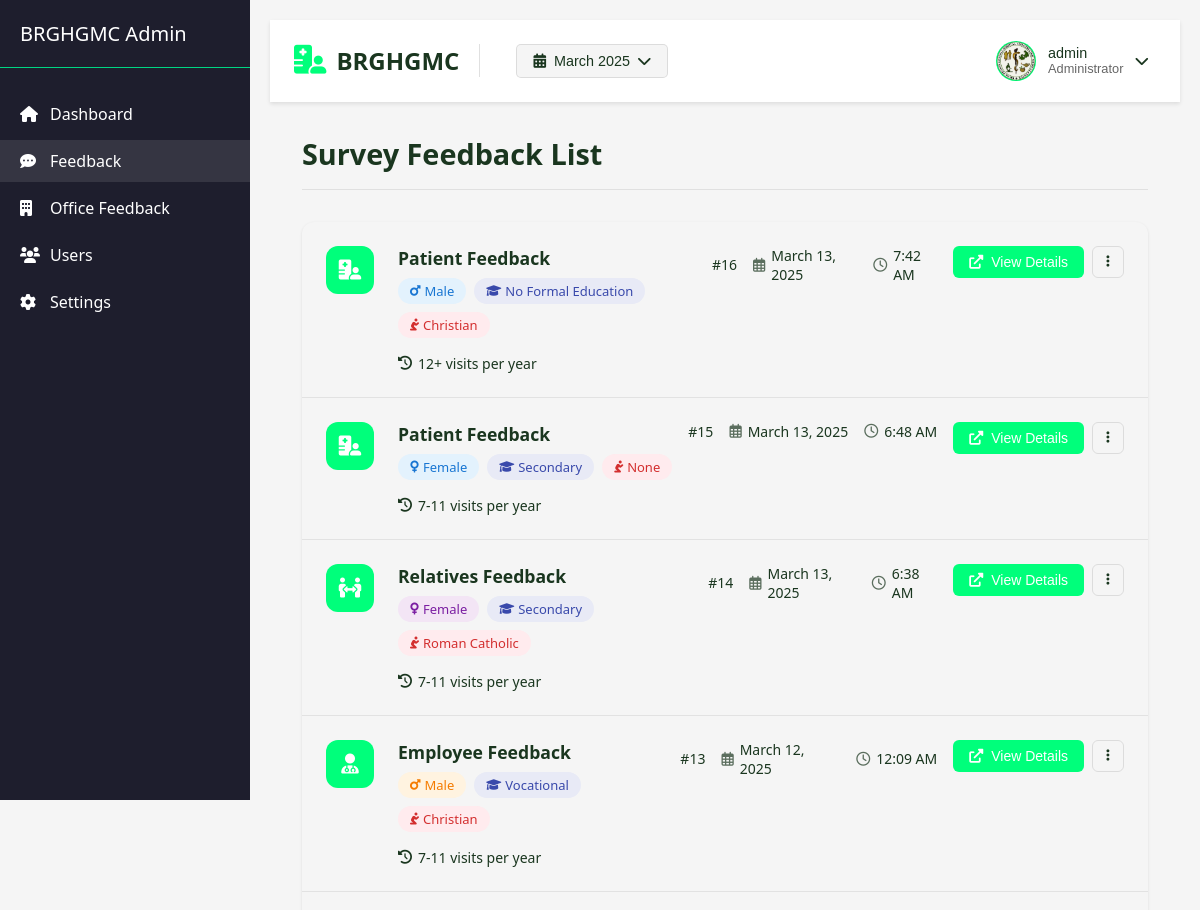
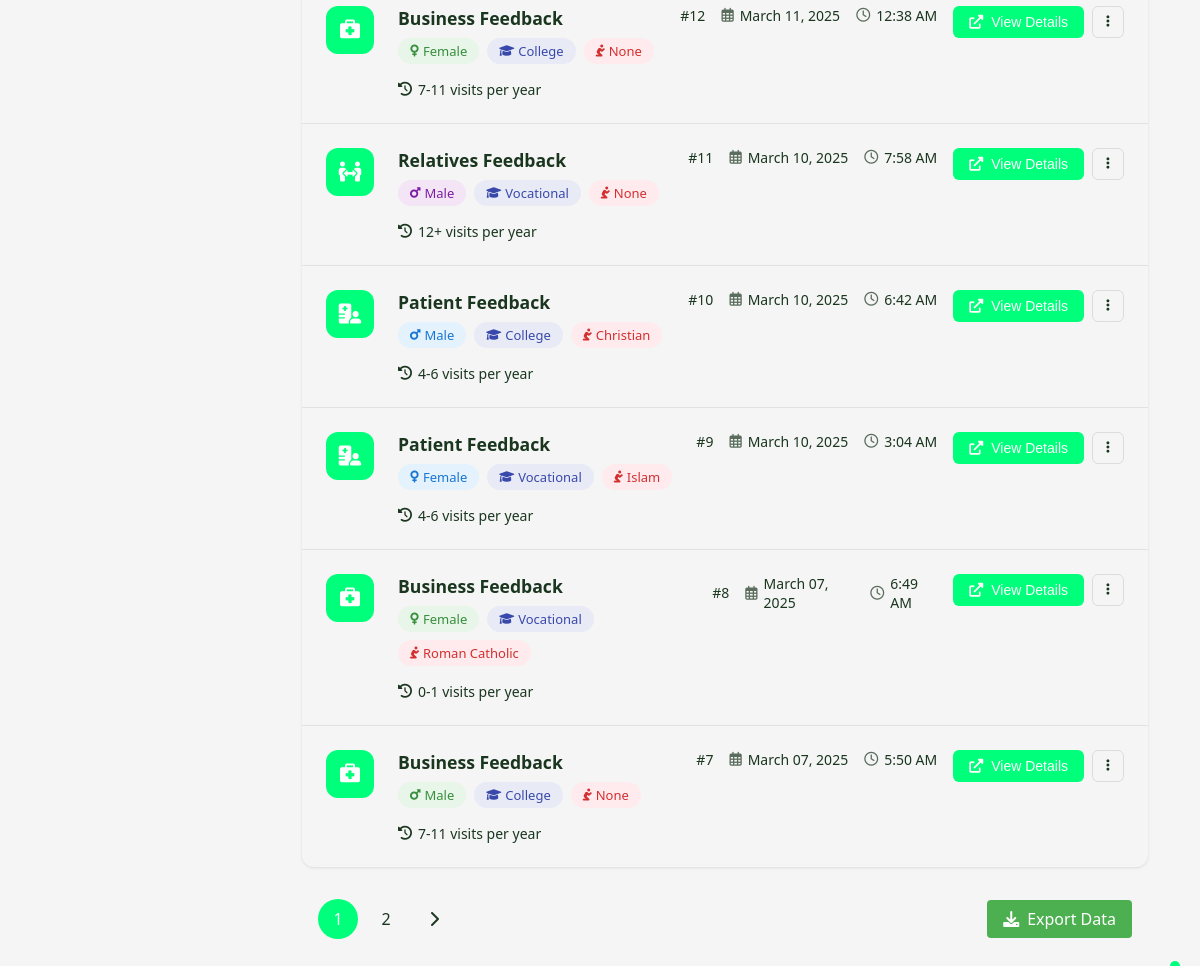
The app's page /custom-admin/admin/feedback/?month=2025-03 (signed in) with its own data (2 pictures, top to bottom).
### core/models.py (models this page shows, shortened)
class AdminAccount(models.Model):
    username = models.CharField(max_length=100, unique=True)
    password = models.CharField(max_length=255)  # Will store hashed password
    email = models.EmailField(unique=True)
    full_name = models.CharField(max_length=255)
    is_active = models.BooleanField(default=True)
    created_at = models.DateTimeField(auto_now_add=True)
    last_login = models.DateTimeField(null=True, blank=True)
    class Meta:
        verbose_name = 'Admin Account'
        verbose_name_plural = 'Admin Accounts'

class PersonalInformation(models.Model):
    SURVEY_CHOICES = [
        ('pasyente', 'Pasyente'),
        ('kasama', 'Kasama ng Pasyente'),
        ('negosyo', 'Transaksyon sa Negosyo'),
        ('empleyado', 'Empleyado'),
    ]
    GENDER_CHOICES = [
        ('babae', 'Babae'),
        ('lalaki', 'Lalaki'),
    ]
    RELIGION_CHOICES = [
        ('kristiyano', 'Kristiyano'),
        ('islam', 'Islam'),
        ('wala', 'Wala'),
        ('katoliko', 'Katoliko Romano'),
        ('ibang_relihiyon', 'Ibang Relihiyon'),
    ]
    EDUCATION_CHOICES = [
        ('elementary', 'Elementary'),
        ('secondary', 'Sekondarya'),
        ('vocational', 'Bokasyonal'),
        ('college', 'Kolehiyo'),
        ('postgrad', 'Postgraduates'),
        ('no_formal_edu', 'Walang pormal na edukasyon'),
    ]
    VISIT_FREQUENCY_CHOICES = [
        ('once', '0-1 beses sa isang taon'),
        ('four', '4-6 beses sa isang taon'),
        ('seven', '7-11 beses sa isang taon'),
        ('twelve', '12+ beses sa isang taon'),
    ]
    respondent = models.OneToOneField(Respondent, on_delete=models.CASCADE, related_name='personal_info')
    survey_answer = models.CharField(max_length=20, choices=SURVEY_CHOICES)
    gender = models.CharField(max_length=10, choices=GENDER_CHOICES)
    religion = models.CharField(max_length=20, choices=RELIGION_CHOICES)
    education = models.CharField(max_length=20, choices=EDUCATION_CHOICES)
    visit_frequency = models.CharField(max_length=10, choices=VISIT_FREQUENCY_CHOICES)

class Respondent(models.Model):
    age = models.IntegerField()
    date_submitted = models.DateTimeField(default=timezone.now)

### core/views.py (the view)
    def wrapper(request, *args, **kwargs):
        if not request.session.get('admin_id'):
            return redirect('core_admin:admin_login')
        return view_func(request, *args, **kwargs)

### core/templates/admin/feedback.html (shortened to what this page needs)
{% load static %}
<!DOCTYPE html>
<html lang="en">
<head>
    <link rel="stylesheet" href="{% static 'css/admin/dashboard.css' %}">
    <link rel="stylesheet" href="{% static 'css/admin/feedback.css' %}">
    <link rel="stylesheet" href="https://cdnjs.cloudflare.com/ajax/libs/font-awesome/6.0.0/css/all.min.css">
</head>
<body>
    <div class="dashboard-container">
        <div class="sidebar">
            <div class="sidebar-header">
                <h2>BRGHGMC Admin</h2>
            </div>
            <nav class="sidebar-nav">
                <ul>
                    <li>
                        <a href="{% url 'core:admin_dashboard' %}"><i class="fas fa-home"></i> Dashboard</a>
                    </li>
                    <li class="active">
                        <a href="{% url 'core:admin_feedback' %}"><i class="fas fa-comment-dots"></i> Feedback</a>
                    </li>
                    <li>
                        <a href="#"><i class="fas fa-building"></i> Office Feedback</a>
                    </li>
                    <li>
                        <a href="#"><i class="fas fa-users"></i> Users</a>
                    </li>
                    <li>
                        <a href="#"><i class="fas fa-cog"></i> Settings</a>
                    </li>
                </ul>
            </nav>
        </div>
        <div class="main-content">
            <header class="top-nav">
                <div class="nav-left">
                    <div class="logo-section">
                        <i class="fas fa-hospital-user"></i>
                        <span>BRGHGMC</span>
                    </div>
                    <div class="month-filter">
                        <button class="month-dropdown-toggle">
                            <i class="fas fa-calendar-alt"></i>
                            <span>{{ selected_month }}</span>
                            <i class="fas fa-chevron-down"></i>
                        </button>
                    </div>
                </div>
                <div class="nav-right">
                    <div class="user-menu">
                        <div class="dropdown">
                            <button class="dropdown-toggle">
                                <div class="user-avatar">
                                    <img src="{% static 'images/logo.png' %}" alt="BRGHGMC Logo">
                                </div>
                                <div class="user-info">
                                    <span class="user-name">{{ request.session.admin_username }}</span>
                                    <span class="user-role">Administrator</span>
                                </div>
                                <i class="fas fa-chevron-down"></i>
                            </button>
                        </div>
                    </div>
                </div>
            </header>
            <div class="feedback-content">
                <div class="content-header">
                    <h1>Survey Feedback List</h1>
                </div>
                <div class="feedback-list">
                    {% for feedback in feedbacks %}
                        <div class="feedback-item {% if feedback.is_new %}new-feedback{% endif %}">
                            <div class="feedback-icon">
                                {% if feedback.survey_answer == 'pasyente' %}
                                    <i class="fas fa-hospital-user"></i>
                                {% elif feedback.survey_answer == 'kasama' %}
                                    <i class="fas fa-people-arrows"></i>
                                {% elif feedback.survey_answer == 'negosyo' %}
                                    <i class="fas fa-briefcase-medical"></i>
                                {% else %}
                                    <i class="fas fa-user-doctor"></i>
                                {% endif %}
                            </div>
                            <div class="feedback-content-wrapper">
                                <div class="feedback-main">
                                    <div class="feedback-header">
                                        <div class="feedback-title-group">
                                            <h3>
                                                {% if feedback.survey_answer == 'pasyente' %}
                                                    Patient Feedback
                                                {% elif feedback.survey_answer == 'kasama' %}
                                                    Relatives Feedback
                                                {% elif feedback.survey_answer == 'negosyo' %}
                                                    Business Feedback
                                                {% else %}
                                                    Employee Feedback
                                                {% endif %}
                                            </h3>
                                            <div class="feedback-badges">
                                                <span class="badge badge-{{ feedback.survey_answer }}">
                                                    {% if feedback.gender == 'babae' %}
                                                        <i class="fas fa-venus"></i> Female
                                                    {% else %}
                                                        <i class="fas fa-mars"></i> Male
                                                    {% endif %}
                                                </span>
                                                <span class="badge badge-education">
                                                    <i class="fas fa-graduation-cap"></i>
                                                    {% if feedback.education == 'elementary' %}
                                                        Elementary
                                                    {% elif feedback.education == 'secondary' %}
                                                        Secondary
                                                    {% elif feedback.education == 'vocational' %}
                                                        Vocational
                                                    {% elif feedback.education == 'college' %}
                                                        College
                                                    {% elif feedback.education == 'postgrad' %}
                                                        Postgraduate
                                                    {% else %}
                                                        No Formal Education
                                                    {% endif %}
                                                </span>
                                                <span class="badge badge-religion">
                                                    <i class="fas fa-pray"></i>
                                                    {% if feedback.religion == 'kristiyano' %}
                                                        Christian
                                                    {% elif feedback.religion == 'islam' %}
                                                        Islam
                                                    {% elif feedback.religion == 'katoliko' %}
                                                        Roman Catholic
                                                    {% elif feedback.religion == 'ibang_relihiyon' %}
                                                        Other Religion
                                                    {% else %}
                                                        None
                                                    {% endif %}
                                                </span>
                                            </div>
                                        </div>
                                        <div class="feedback-meta-info">
                                            <span class="feedback-id" title="Feedback ID">#{{ feedback.respondent.id }}</span>
                                            <span class="feedback-date" title="Submission Date">
                                                <i class="far fa-calendar-alt"></i>
                                                {{ feedback.respondent.date_submitted|date:"F d, Y" }}
                                            </span>
                                            <span class="feedback-time" title="Submission Time">
                                                <i class="far fa-clock"></i>
                                                {{ feedback.respondent.date_submitted|time:"g:i A" }}
                                            </span>
                                        </div>
                                    </div>
                                    <div class="feedback-details">
                                        <div class="visit-info">
                                            <span class="visit-frequency">
                                                <i class="fas fa-history"></i>
                                                {% if feedback.visit_frequency == 'once' %}
                                                    0-1 visits per year
                                                {% elif feedback.visit_frequency == 'four' %}
                                                    4-6 visits per year
                                                {% elif feedback.visit_frequency == 'seven' %}
                                                    7-11 visits per year
                                                {% else %}
                                                    12+ visits per year
                                                {% endif %}
                                            </span>
                                        </div>
                                    </div>
                                </div>
                                <div class="feedback-actions">
                                    <button class="btn-view-details" data-feedback-id="{{ feedback.respondent.id }}">
                                        <i class="fas fa-external-link-alt"></i>
                                        View Details
                                    </button>
                                    <div class="action-dropdown">
                                        <button class="btn-more-actions">
                                            <i class="fas fa-ellipsis-v"></i>
                                        </button>
                                    </div>
                                </div>
                            </div>
                        </div>
                    {% endfor %}
                </div>
                {% if feedbacks.has_other_pages %}
                    <div class="pagination-container">
                        <div class="pagination">
                            {% for num in feedbacks.paginator.page_range %}
                                {% if feedbacks.number == num %}
                                    <span class="page-link active">{{ num }}</span>
                                {% elif num > feedbacks.number|add:'-3' and num < feedbacks.number|add:'3' %}
                                    <a href="?page={{ num }}{% if request.GET.month %}&month={{ request.GET.month }}{% endif %}" class="page-link">{{ num }}</a>
                                {% endif %}
                            {% endfor %}
                            {% if feedbacks.has_next %}
                                <a href="?page={{ feedbacks.next_page_number }}{% if request.GET.month %}&month={{ request.GET.month }}{% endif %}" class="page-link">
                                    <i class="fas fa-chevron-right"></i>
                                </a>
                            {% endif %}
                        </div>
                        <a href="#" class="export-button">
                            <i class="fas fa-download"></i>
                            Export Data
                        </a>
                    </div>
                {% endif %}
            </div>
        </div>
    </div>
</body>
</html>

### records on screen
AdminAccount: session.admin_username "admin"
PersonalInformation: survey_answer "pasyente" (drawn), gender "lalaki" (drawn), education "No Formal Education", religion "Christian", respondent.id "16", respondent.date_submitted "March 13, 2025", respondent.date_submitted "7:42 AM", visit_frequency "12+ visits per year"
PersonalInformation: survey_answer "pasyente" (drawn), gender "babae" (drawn), education "Secondary", religion "None", respondent.id "15", respondent.date_submitted "March 13, 2025", respondent.date_submitted "6:48 AM", visit_frequency "7-11 visits per year"
PersonalInformation: survey_answer "kasama" (drawn), gender "babae" (drawn), education "Secondary", religion "Roman Catholic", respondent.id "14", respondent.date_submitted "March 13, 2025", respondent.date_submitted "6:38 AM", visit_frequency "7-11 visits per year"
PersonalInformation: survey_answer "empleyado" (drawn), gender "lalaki" (drawn), education "Vocational", religion "Christian", respondent.id "13", respondent.date_submitted "March 12, 2025", respondent.date_submitted "12:09 AM", visit_frequency "7-11 visits per year"
PersonalInformation: survey_answer "negosyo" (drawn), gender "babae" (drawn), education "College", religion "None", respondent.id "12", respondent.date_submitted "March 11, 2025", respondent.date_submitted "12:38 AM", visit_frequency "7-11 visits per year"
PersonalInformation: survey_answer "kasama" (drawn), gender "lalaki" (drawn), education "Vocational", religion "None", respondent.id "11", respondent.date_submitted "March 10, 2025", respondent.date_submitted "7:58 AM", visit_frequency "12+ visits per year"
PersonalInformation: survey_answer "pasyente" (drawn), gender "lalaki" (drawn), education "College", religion "Christian", respondent.id "10", respondent.date_submitted "March 10, 2025", respondent.date_submitted "6:42 AM", visit_frequency "4-6 visits per year"
PersonalInformation: survey_answer "pasyente" (drawn), gender "babae" (drawn), education "Vocational", religion "Islam", respondent.id "9", respondent.date_submitted "March 10, 2025", respondent.date_submitted "3:04 AM", visit_frequency "4-6 visits per year"
PersonalInformation: survey_answer "negosyo" (drawn), gender "babae" (drawn), education "Vocational", religion "Roman Catholic", respondent.id "8", respondent.date_submitted "March 07, 2025", respondent.date_submitted "6:49 AM", visit_frequency "0-1 visits per year"
PersonalInformation: survey_answer "negosyo" (drawn), gender "lalaki" (drawn), education "College", religion "None", respondent.id "7", respondent.date_submitted "March 07, 2025", respondent.date_submitted "5:50 AM", visit_frequency "7-11 visits per year"

### other values on screen
{{ selected_month }} "March 2025"
{{ num }} "1"
{{ num }} "2"
